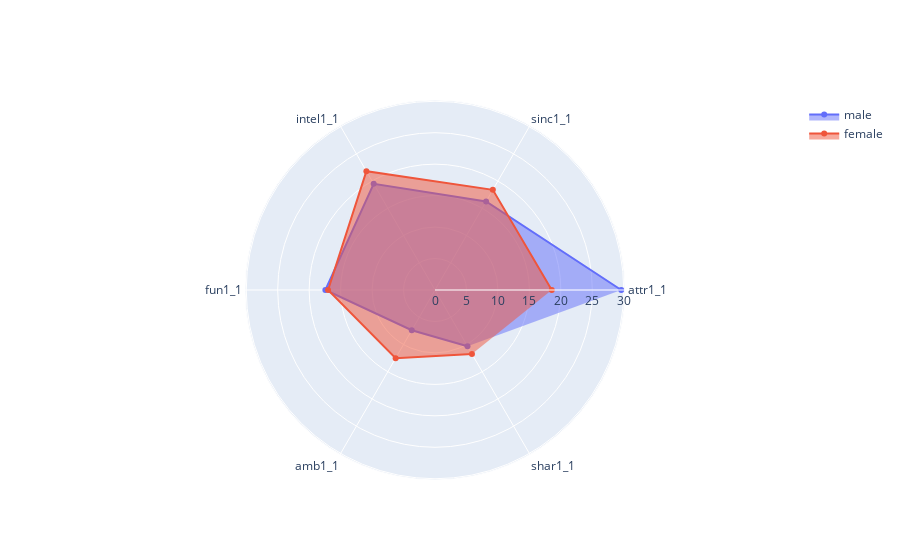

Notebook code for this chart:
### Code cell
fig6 = go.Figure(
    data = go.Scatterpolar(
        r = attributes1_1_male.values,
        theta = attributes1_1_male.index,
        fill = 'toself',
        name = 'male'
    )
)

fig6.add_trace(
    go.Scatterpolar(
        r = attributes1_1_female.values,
        theta = attributes1_1_female.index,
        fill = 'toself',
        name = 'female'
    )
)

fig6.show()

### Figure 1 — Plotly figure (JSON) as saved in the notebook; plotly's stock layout.template omitted (floating-point values rounded to 4 significant figures)
{"data": [{"fill": "toself", "name": "male", "r": [29.6, 16.24, 19.49, 17.43, 7.379, 10.33], "theta": ["attr1_1", "sinc1_1", "intel1_1", "fun1_1", "amb1_1", "shar1_1"], "type": "scatterpolar"}, {"fill": "toself", "name": "female", "r": [18.56, 18.39, 21.81, 17.0, 12.51, 11.75], "theta": ["attr1_1", "sinc1_1", "intel1_1", "fun1_1", "amb1_1", "shar1_1"], "type": "scatterpolar"}], "layout": {}}
